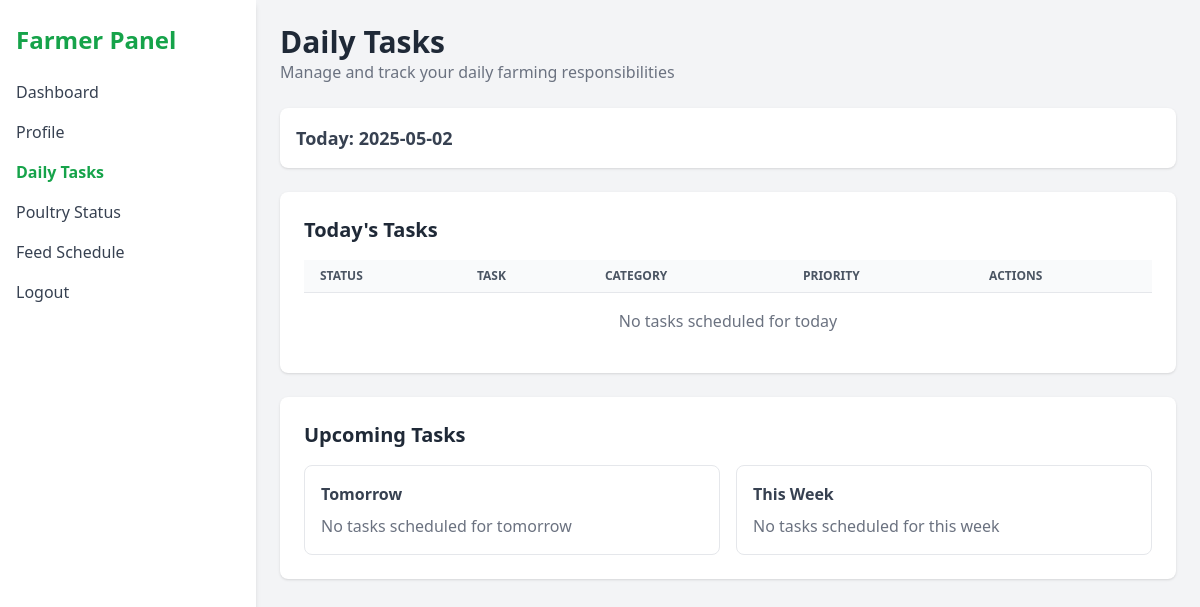
Page /daily-tasks (signed in) on the earlier database version.
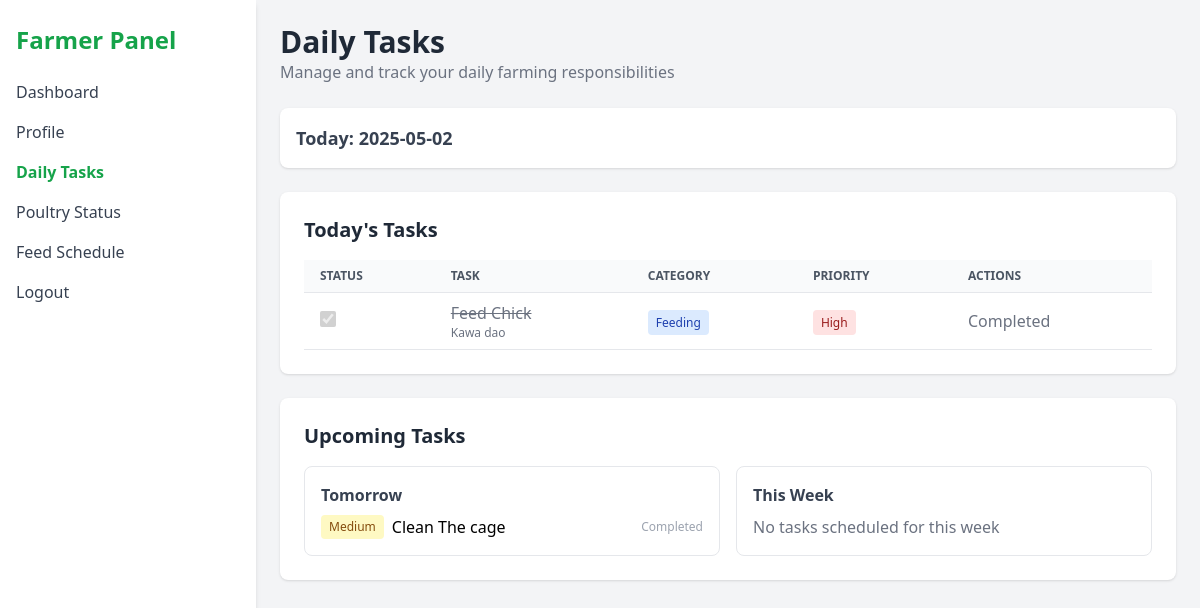
Same page on the later database version.
### models.py (models this page shows)
class Task(db.Model):
    __tablename__ = 'task'
    __table_args__ = {'extend_existing': True}
    id = db.Column(db.Integer, primary_key=True)
    name = db.Column(db.String(100), nullable=False)
    category = db.Column(db.String(50))
    due_date = db.Column(db.Date, nullable=False)
    priority = db.Column(db.String(20), default='medium')
    description = db.Column(db.Text)
    status = db.Column(db.String(20), default='pending')
    created_by = db.Column(db.Integer, db.ForeignKey('user.id'))
    assigned_to = db.Column(db.Integer, db.ForeignKey('user.id'))
    created_at = db.Column(db.DateTime, default=datetime.utcnow)
    completed_at = db.Column(db.DateTime)
    creator = db.relationship('User', foreign_keys=[created_by], backref='created_tasks')
    assignee = db.relationship('User', foreign_keys=[assigned_to], backref='assigned_tasks')

### app.py (the view, shortened to what this page needs)
@app.route('/daily-tasks', methods=['GET', 'POST'])
def daily_tasks():
    try:
        user_id = session.get('user_id')
        if not user_id:
            print(f"[WARNING] No user_id in session, redirecting to login")
            return redirect(url_for('login'))
        user = db.session.get(User, user_id)
        if not user or user.role != 'farmer':
            print(f"[WARNING] No user_id in session, redirecting to login")
            return redirect(url_for('login'))
        today_date = datetime.now().strftime('%Y-%m-%d')
        today = datetime.now().date()
        try:
            today_tasks = Task.query.filter(
                Task.assigned_to == user_id,
                Task.due_date == today
            ).order_by(Task.priority.desc()).all()
            tomorrow = today + timedelta(days=1)
            tomorrow_tasks = Task.query.filter(
                Task.assigned_to == user_id,
                Task.due_date == tomorrow
            ).order_by(Task.priority.desc()).all()
            week_end = today + timedelta(days=7)
            week_tasks = Task.query.filter(
                Task.assigned_to == user_id,
                Task.due_date > tomorrow,
                Task.due_date <= week_end
            ).order_by(Task.due_date.asc(), Task.priority.desc()).all()
            print(f"[DEBUG] Retrieved tasks for user {user_id}: today={len(today_tasks)}, tomorrow={len(tomorrow_tasks)}, week={len(week_tasks)}")
        except Exception as e:
            print(f"Error fetching tasks: {str(e)}")
            today_tasks = []
            tomorrow_tasks = []
            week_tasks = []
            flash("Could not load tasks. Please try again later.", "error")
        return render_template('farmer_daily_tasks.html',
                              user=user,
                              today_date=today_date,
                              today_tasks=today_tasks,
                              tomorrow_tasks=tomorrow_tasks,
                              week_tasks=week_tasks)
    except Exception as e:
        print(f"Error fetching tasks: {str(e)}")
        flash('An unexpected error occurred. Please try again.', 'error')
        return redirect(url_for('farmer_dashboard'))

### templates/farmer_daily_tasks.html (shortened to what the changed rows need)
<!DOCTYPE html>
<html lang="en">
<head>
  <script src="https://cdn.tailwindcss.com"></script>
</head>
<body class="bg-gray-100 min-h-screen">
  <div class="flex h-screen">
    <aside class="w-64 bg-white shadow-md px-4 py-6">
      <h1 class="text-2xl font-bold text-green-600 mb-6">Farmer Panel</h1>
    </aside>
    <main class="flex-1 p-6 overflow-y-auto">
      <header class="mb-6">
        <h2 class="text-3xl font-semibold text-gray-800">Daily Tasks</h2>
      </header>
      <section class="bg-white p-6 rounded-lg shadow mb-6">
        <div class="overflow-x-auto">
          <table class="min-w-full bg-white">
            <thead>
              <tr class="bg-gray-50 text-left text-xs font-semibold text-gray-600 uppercase">
                <th class="py-2 px-4 border-b">Status</th>
                <th class="py-2 px-4 border-b">Task</th>
                <th class="py-2 px-4 border-b">Category</th>
                <th class="py-2 px-4 border-b">Priority</th>
                <th class="py-2 px-4 border-b">Actions</th>
              </tr>
            </thead>
            <tbody>
              {% if today_tasks %}
                {% for task in today_tasks %}
                  <tr class="border-b">
                    <td class="py-2 px-4">
                      {% if task.status == 'completed' %}
                        <input type="checkbox" class="h-4 w-4 text-green-600 rounded" checked disabled>
                      {% else %}
                        <form action="{{ url_for('daily_tasks') }}" method="POST" class="inline">
                          <input type="hidden" name="task_id" value="{{ task.id }}">
                          <input type="hidden" name="action" value="complete">
                          <input type="checkbox" class="h-4 w-4 text-green-600 rounded" onchange="this.form.submit()">
                        </form>
                      {% endif %}
                    </td>
                    <td class="py-2 px-4">
                      <div class="font-medium {% if task.status == 'completed' %}line-through text-gray-500{% endif %}">{{ task.name }}</div>
                      <div class="text-xs text-gray-500">{{ task.description }}</div>
                    </td>
                    <td class="py-2 px-4">
                      {% if task.category == 'feeding' %}
                        <span class="bg-blue-100 text-blue-800 px-2 py-1 rounded text-xs">Feeding</span>
                      {% elif task.category == 'cleaning' %}
                        <span class="bg-green-100 text-green-800 px-2 py-1 rounded text-xs">Cleaning</span>
                      {% elif task.category == 'health_check' %}
                        <span class="bg-purple-100 text-purple-800 px-2 py-1 rounded text-xs">Health Check</span>
                      {% elif task.category == 'maintenance' %}
                        <span class="bg-orange-100 text-orange-800 px-2 py-1 rounded text-xs">Maintenance</span>
                      {% elif task.category == 'collection' %}
                        <span class="bg-purple-100 text-purple-800 px-2 py-1 rounded text-xs">Collection</span>
                      {% else %}
                        <span class="bg-gray-100 text-gray-800 px-2 py-1 rounded text-xs">{{ task.category|capitalize }}</span>
                      {% endif %}
                    </td>
                    <td class="py-2 px-4">
                      {% if task.priority == 'high' %}
                        <span class="bg-red-100 text-red-800 px-2 py-1 rounded text-xs">High</span>
                      {% elif task.priority == 'medium' %}
                        <span class="bg-yellow-100 text-yellow-800 px-2 py-1 rounded text-xs">Medium</span>
                      {% else %}
                        <span class="bg-green-100 text-green-800 px-2 py-1 rounded text-xs">Low</span>
                      {% endif %}
                    </td>
                    <td class="py-2 px-4">
                      {% if task.status != 'completed' %}
                        <form action="{{ url_for('daily_tasks') }}" method="POST" class="inline">
                          <input type="hidden" name="task_id" value="{{ task.id }}">
                          <input type="hidden" name="action" value="complete">
                          <button type="submit" class="text-green-500 hover:text-green-700">Mark Complete</button>
                        </form>
                      {% else %}
                        <span class="text-gray-500">Completed</span>
                      {% endif %}
                    </td>
                  </tr>
                {% endfor %}
              {% else %}
                <tr>
                  <td colspan="5" class="py-4 text-center text-gray-500">No tasks scheduled for today</td>
                </tr>
              {% endif %}
            </tbody>
          </table>
        </div>
      </section>
      <section class="bg-white p-6 rounded-lg shadow">
        <div class="grid grid-cols-1 md:grid-cols-2 gap-4">
          <div class="border rounded-lg p-4">
            <h4 class="font-semibold text-gray-700 mb-2">Tomorrow</h4>
            {% if tomorrow_tasks %}
            <ul class="space-y-2">
              {% for task in tomorrow_tasks %}
                <li class="flex items-center justify-between">
                  <div class="flex items-start">
                    <span class="{% if task.priority == 'high' %}bg-red-100 text-red-800{% elif task.priority == 'medium' %}bg-yellow-100 text-yellow-800{% else %}bg-green-100 text-green-800{% endif %} px-2 py-1 rounded text-xs mr-2">
                      {{ task.priority|capitalize }}
                    </span>
                    <span>{{ task.name }}</span>
                  </div>
                  {% if task.status != 'completed' %}
                    <form action="{{ url_for('daily_tasks') }}" method="POST" class="ml-4">
                      <input type="hidden" name="task_id" value="{{ task.id }}">
                      <input type="hidden" name="action" value="complete">
                      <button type="submit" class="text-green-500 text-xs hover:text-green-700">Mark Done</button>
                    </form>
                  {% else %}
                    <span class="text-gray-400 text-xs ml-4">Completed</span>
                  {% endif %}
                </li>
              {% endfor %}
            </ul>
            {% else %}
              <p class="text-gray-500">No tasks scheduled for tomorrow</p>
            {% endif %}
          </div>
        </div>
      </section>
    </main>
  </div>
</body>
</html>

Differences in the rows shown:
added Task: name "Feed Chick", description "Kawa dao", category "Feeding", priority "High", status "Completed", shown under "Today's Tasks"
added Task: priority "Medium", name "Clean The cage", status "Completed", shown under "Tomorrow"
Other differences:
text no longer shown: "No tasks scheduled for today No tasks scheduled for tomorrow"
